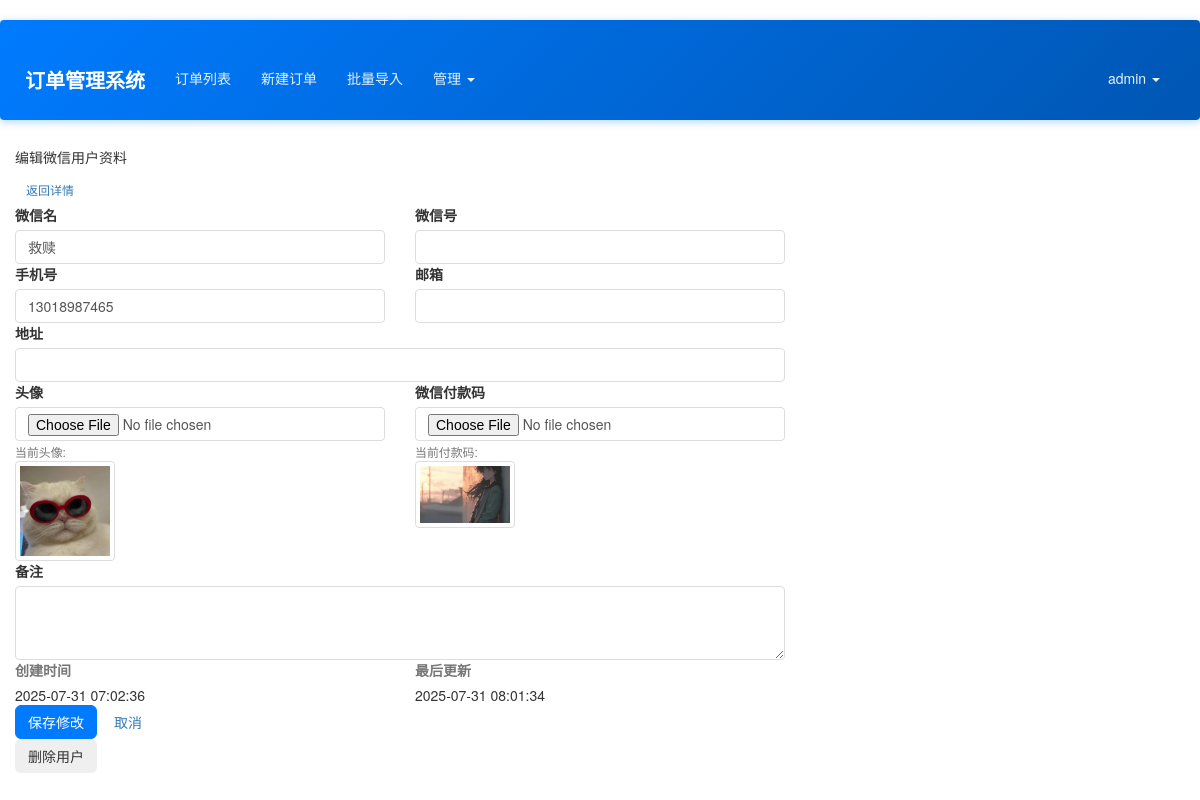
The app's page /admin/wechat-user/edit/21 (signed in) with its own data.
### app/models.py (models this page shows, shortened)
class User(UserMixin, db.Model):
    __tablename__ = 'users'
    id = db.Column(db.Integer, primary_key=True)
    email = db.Column(db.String(64), unique=True, index=True)
    username = db.Column(db.String(64), unique=True, index=True)
    role_id = db.Column(db.Integer, db.ForeignKey('roles.id'))
    password_hash = db.Column(db.String(128))
    orders = db.relationship('Order', backref='creator', lazy='dynamic')
    @property
    def password(self):
        raise AttributeError('password is not a readable attribute')
    def can(self, perm):
        return self.role is not None and self.role.has_permission(perm)

class WechatUser(db.Model):
    __tablename__ = 'wechat_users'
    id = db.Column(db.Integer, primary_key=True)
    wechat_name = db.Column(db.String(64), nullable=False)
    wechat_id = db.Column(db.String(64), nullable=True, index=True)
    phone = db.Column(db.String(20), unique=True, nullable=True)
    email = db.Column(db.String(64))
    address = db.Column(db.String(256))
    avatar = db.Column(db.String(200))
    payment_qr_code = db.Column(db.String(200))
    notes = db.Column(db.Text())
    create_time = db.Column(db.DateTime, default=datetime.utcnow)
    update_time = db.Column(db.DateTime, default=datetime.utcnow, onupdate=datetime.utcnow)

### app/admin/views.py (the view, shortened to what this page needs)
@admin.route('/wechat-user/edit/<int:id>', methods=['GET', 'POST'])
@admin_required
def edit_wechat_user(id):
    wechat_user = WechatUser.query.get_or_404(id)
    form = WechatUserForm(wechat_user=wechat_user)
    if request.method == 'GET':
        form.wechat_name.data = wechat_user.wechat_name
        form.wechat_id.data = wechat_user.wechat_id
        form.phone.data = wechat_user.phone
        form.email.data = wechat_user.email
        form.address.data = wechat_user.address
        form.notes.data = wechat_user.notes
    return render_template('admin/edit_wechat_user.html', wechat_user=wechat_user, form=form)

### app/forms.py (shortened to what this page needs)
class WechatUserForm(FlaskForm):
    wechat_name = StringField('微信名', validators=[DataRequired(), Length(1, 50)])
    wechat_id = StringField('微信号', validators=[Optional(), Length(0, 50)])
    phone = StringField('手机号', validators=[DataRequired(), Length(1, 20)])
    email = StringField('邮箱', validators=[Optional(), Email(), Length(0, 100)])
    address = StringField('地址', validators=[Optional(), Length(0, 200)])
    avatar = FileField('头像', validators=[Optional(), FileAllowed(['jpg', 'jpeg', 'png', 'gif'], '只允许上传图片')])
    payment_qr_code = FileField('微信付款码', validators=[Optional(), FileAllowed(['jpg', 'jpeg', 'png', 'gif'], '只允许上传图片')])
    notes = TextAreaField('备注', validators=[Optional(), Length(0, 500)])
    submit = SubmitField('保存')
    def __init__(self, wechat_user=None, *args, **kwargs):
        super(WechatUserForm, self).__init__(*args, **kwargs)
        self.wechat_user = wechat_user

### app/admin/views.py (called while the page is built)
@admin.before_request
@login_required
def before_request():
    if not current_user.can(Permission.MANAGE_FIELDS) and not current_user.can(Permission.ADMIN):
        abort(403)

### app/context_processors.py (called while the page is built)
def inject_permissions():
    return dict(Permission=Permission)

### app/models.py (called while the page is built)
@login_manager.user_loader
def load_user(user_id):
    return User.query.get(int(user_id))

    def has_permission(self, perm):
        return self.permissions & perm == perm

### app/templates/admin/edit_wechat_user.html (shortened to what this page needs)
{% extends "base.html" %}
{% block content %}
<div class="container-fluid">
    <div class="row justify-content-center">
        <div class="col-md-8">
            <div class="card">
                <div class="card-header d-flex justify-content-between align-items-center">
                    <h5 class="mb-0">
                         编辑微信用户资料
                    </h5>
                    <a href="{{ url_for('admin.wechat_user_detail', id=wechat_user.id) }}"
                       class="btn btn-secondary btn-sm">
                         返回详情
                    </a>
                </div>
                <div class="card-body">
                    <form method="POST" enctype="multipart/form-data" class="needs-validation" novalidate>
                        <div class="row">
                            <div class="col-md-6">
                                <div class="mb-3">
                                    {{ form.wechat_name.label(class="form-label") }}
                                    {{ form.wechat_name(class="form-control") }}
                                </div>
                            </div>
                            <div class="col-md-6">
                                <div class="mb-3">
                                    {{ form.wechat_id.label(class="form-label") }}
                                    {{ form.wechat_id(class="form-control") }}
                                </div>
                            </div>
                        </div>
                        <div class="row">
                            <div class="col-md-6">
                                <div class="mb-3">
                                    {{ form.phone.label(class="form-label") }}
                                    {{ form.phone(class="form-control") }}
                                </div>
                            </div>
                            <div class="col-md-6">
                                <div class="mb-3">
                                    {{ form.email.label(class="form-label") }}
                                    {{ form.email(class="form-control") }}
                                </div>
                            </div>
                        </div>
                        <div class="mb-3">
                            {{ form.address.label(class="form-label") }}
                            {{ form.address(class="form-control") }}
                        </div>
                        <div class="row">
                            <div class="col-md-6">
                                <div class="mb-3">
                                    {{ form.avatar.label(class="form-label") }}
                                    {{ form.avatar(class="form-control") }}
                                    {% if wechat_user.avatar %}
                                        <div class="mt-2">
                                            <small class="text-muted">当前头像:</small><br>
                                            <img src="{{ url_for('main.uploaded_file', filename=wechat_user.avatar) }}" alt="头像" class="img-thumbnail" style="max-width: 100px; max-height: 100px;">
                                        </div>
                                    {% endif %}
                                </div>
                            </div>
                            <div class="col-md-6">
                                <div class="mb-3">
                                    {{ form.payment_qr_code.label(class="form-label") }}
                                    {{ form.payment_qr_code(class="form-control") }}
                                    {% if wechat_user.payment_qr_code %}
                                        <div class="mt-2">
                                            <small class="text-muted">当前付款码:</small><br>
                                            <img src="{{ url_for('main.uploaded_file', filename=wechat_user.payment_qr_code) }}" alt="付款码" class="img-thumbnail" style="max-width: 100px; max-height: 100px;">
                                        </div>
                                    {% endif %}
                                </div>
                            </div>
                        </div>
                        <div class="mb-3">
                            {{ form.notes.label(class="form-label") }}
                            {{ form.notes(class="form-control", rows="3") }}
                        </div>
                        <div class="row">
                            <div class="col-md-6">
                                <div class="mb-3">
                                    <label class="form-label text-muted">
                                         创建时间
                                    </label>
                                    <div class="form-control-plaintext">
                                        {{ wechat_user.create_time.strftime('%Y-%m-%d %H:%M:%S') }}
                                    </div>
                                </div>
                            </div>
                            <div class="col-md-6">
                                <div class="mb-3">
                                    <label class="form-label text-muted">
                                         最后更新
                                    </label>
                                    <div class="form-control-plaintext">
                                        {{ wechat_user.update_time.strftime('%Y-%m-%d %H:%M:%S') }}
                                    </div>
                                </div>
                            </div>
                        </div>
                        <div class="d-flex justify-content-between">
                            <div>
                                <button type="submit" class="btn btn-primary">
                                     保存修改
                                </button>
                                <a href="{{ url_for('admin.wechat_user_detail', id=wechat_user.id) }}"
                                   class="btn btn-outline-secondary ms-2">
                                     取消
                                </a>
                            </div>
                            <button type="button" class="btn btn-outline-danger"
                                    data-bs-toggle="modal" data-bs-target="#deleteModal">
                                 删除用户
                            </button>
                        </div>
                    </form>
                </div>
            </div>
        </div>
    </div>
</div>
{% endblock %}

### app/templates/base.html (shortened to what this page needs)
{% extends "bootstrap/base.html" %}
{% block head %}
{{ super() }}
<link rel="stylesheet" type="text/css" href="{{ url_for('static', filename='styles.css') }}">
{% endblock %}
{% block navbar %}
<div class="navbar navbar-inverse" role="navigation">
    <div class="container">
        <div class="navbar-header">
            <a class="navbar-brand" href="{{ url_for('main.index') }}">订单管理系统</a>
        </div>
        <div class="navbar-collapse collapse">
            <ul class="nav navbar-nav">
                {% if current_user.is_authenticated %}
                <li><a href="{{ url_for('main.order_list') }}">订单列表</a></li>
                <li><a href="{{ url_for('main.new_order') }}">新建订单</a></li>
                <li><a href="{{ url_for('main.import_orders') }}">批量导入</a></li>
                {% if current_user.can(Permission.MANAGE_FIELDS) %}
                <li class="dropdown">
                    <a href="#" class="dropdown-toggle" data-toggle="dropdown">管理 <b class="caret"></b></a>
                </li>
                {% endif %}
                {% endif %}
            </ul>
            <ul class="nav navbar-nav navbar-right">
                {% if current_user.is_authenticated %}
                <li class="dropdown">
                    <a href="#" class="dropdown-toggle" data-toggle="dropdown">{{ current_user.username }} <b class="caret"></b></a>
                </li>
                {% else %}
                <li><a href="{{ url_for('auth.login') }}">登录</a></li>
                <li><a href="{{ url_for('auth.register') }}">注册</a></li>
                {% endif %}
            </ul>
        </div>
    </div>
</div>
{% endblock %}

### app/static/styles.css (style rules this page uses)
body { font-family: 'Microsoft YaHei', 'Helvetica Neue', Helvetica, Arial, sans-serif; padding-top: 20px; padding-bottom: 20px; background-color: #ffffff; color: #333; min-height: 100vh; }
.container { position: relative; z-index: 1; background-color: transparent; padding: 15px 10px; margin-top: 20px; }
.navbar { background-color: #337ab7; border-color: #2e6da4; margin-bottom: 20px; }
.navbar-inverse { background: linear-gradient(135deg, #007bff 0%, #0056b3 100%); border: none; box-shadow: 0 2px 8px rgba(0, 123, 255, 0.3); position: relative; z-index: 1030; }
.navbar-inverse .navbar-brand { color: #fff; font-weight: bold; font-size: 20px; }
.navbar-inverse .navbar-nav > li > a { color: #e3f2fd; transition: all 0.3s ease; margin: 5px 3px; padding: 8px 12px; border-radius: 4px; }
.navbar-inverse .navbar-nav > .dropdown > a .caret { border-top-color: #e3f2fd; border-bottom-color: #e3f2fd; }
.navbar-collapse { overflow: visible !important; }
.navbar-nav { overflow: visible !important; }
.navbar .dropdown { position: static; }
@media (min-width: 768px) { .navbar .dropdown { position: relative; } }
body { overflow-x: hidden; }
.navbar { overflow: visible; }
.form-control { border-radius: 4px; border: 1px solid #ddd; box-shadow: none; transition: border-color 0.3s ease, box-shadow 0.3s ease; }
.btn-primary { background-color: #007bff; border-color: #007bff; transition: background-color 0.3s ease; }
.btn { border-radius: 6px; font-weight: 500; transition: all 0.3s ease; }

### records on screen
User: username "admin"
WechatUser: wechat_name "救赎", phone "13018987465", avatar (picture), payment_qr_code (picture), create_time "2025-07-31 07:02:36", update_time "2025-07-31 08:01:34"
